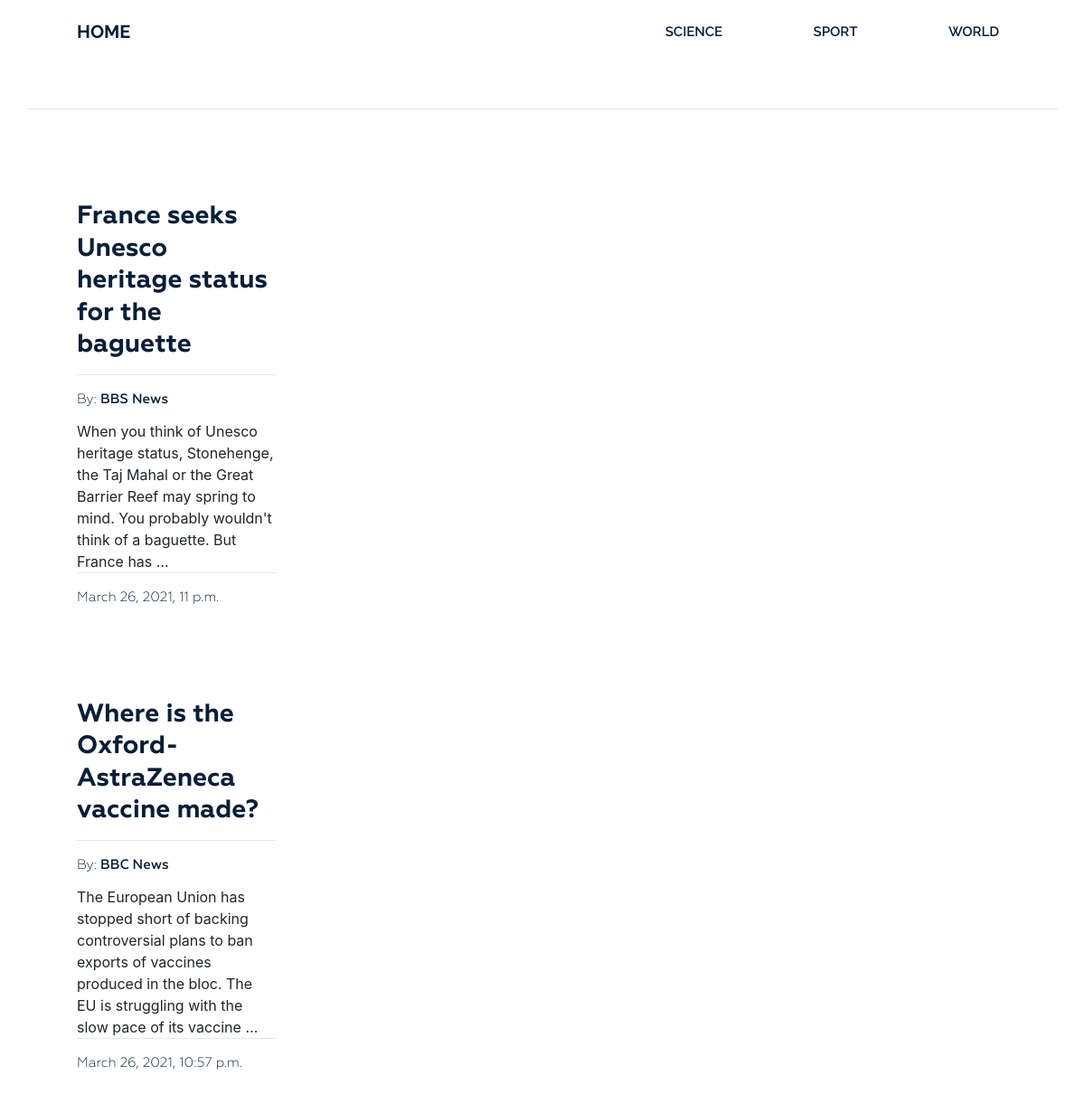
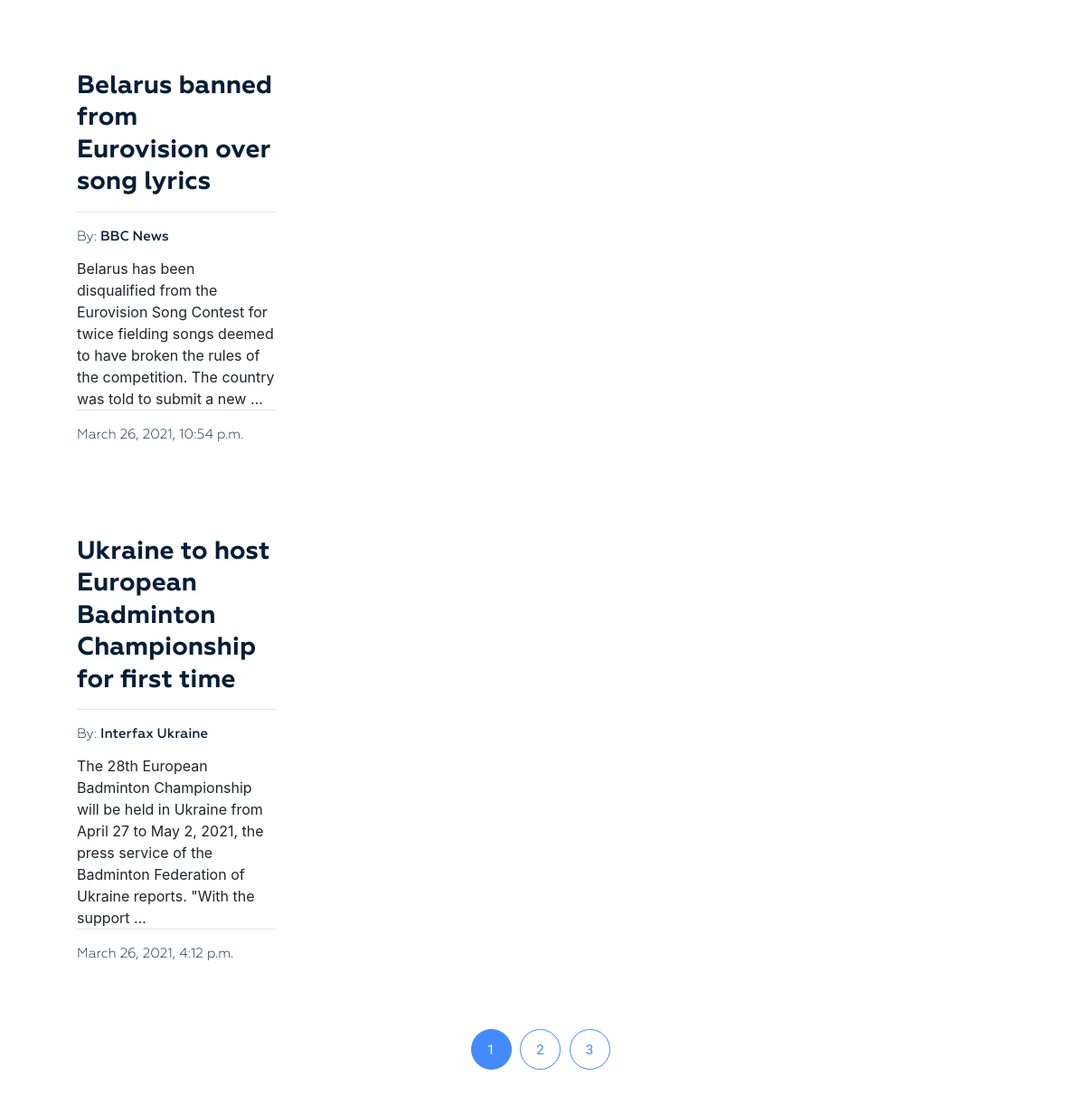
The page / on the database its author committed (2 pictures, top to bottom).
### blog/models.py (models this page shows, shortened)
class Category(models.Model):
    name = models.CharField(max_length=100)
    slug = models.SlugField(max_length=100, verbose_name='Url category', unique=True)
    def get_absolute_url(self):
        return reverse('category', kwargs={"slug": self.slug})
    class Meta:
        verbose_name = 'Category'
        verbose_name_plural = 'Categories'
        ordering = ['name']

class News(models.Model):
    name = models.CharField(max_length=255)
    slug = models.SlugField(max_length=255, verbose_name='Url news', unique=True)
    details = models.TextField()
    author = models.CharField(max_length=150)
    image = models.ImageField(upload_to='images/%Y/%m/%d', blank=True)
    date = models.DateTimeField(auto_now_add=True)
    views = models.IntegerField(default=0)
    tags = models.ManyToManyField(Tag, blank=True, related_name='news')
    category = models.ForeignKey(Category, on_delete=models.PROTECT, related_name='news')
    def get_absolute_url(self):
        return reverse('news', kwargs={"slug": self.slug})
    class Meta:
        verbose_name = 'News'
        verbose_name_plural = 'News'
        ordering = ['-date']

### blog/views.py (the view)
# urls.py: path('', HomeView.as_view(), name='home'),
class HomeView(ListView):
    model = News
    template_name = 'blog/index.html'
    context_object_name = 'news'
    paginate_by = 4
    def get_context_data(self, *, object_list=None, **kwargs):
        context = super().get_context_data(**kwargs)
        context['name'] = 'Blog news'
        return context

### blog/templatetags/menu.py (called while the page is built)
@register.inclusion_tag('blog/menu.html')
def get_menu():
    categories = Category.objects.all()
    return {'categories': categories, }

### blog/templates/blog/index.html (shortened to what this page needs)
{% extends 'blog/base.html' %}
{% load static %}
{% block content %}
 <section class="blog-post-area">
            <div class="container">
                <div class="row">
                    <div class="border-top">
                        <div class="blog-post-area-style">
                            {% for item in news %}
                                <div class="col-md-3">
                                    <div class="single-post">
                                        <h3><a href="{{ item.get_absolute_url }}">{{ item.name }}</a></h3>
                                        <h4><span>By: <span class="author-name">{{ item.author }}</span></span>
                                        </h4>
                                        {{ item.details|truncatewords_html:30 }}
                                        <h4><span>{{ item.date}}</span></h4>
                                    </div>
                                </div>
                            {% endfor %}
                        </div>
                    </div>
                </div>
            </div>
            {% if page_obj.has_other_pages %}
            <div class="pegination">
                <div class="nav-links">
                    {% for p in page_obj.paginator.page_range %}
                        {% if page_obj.number == p %}
                            <span class="page-numbers current">{{ p }}</span>
                        {% else %}
                            <a class="page-numbers" href="?page={{ p }}">{{ p }}</a>
                        {% endif %}
                    {% endfor %}
                </div>
            </div>
            {% endif %}
        </section>
{% endblock %}

### blog/templates/blog/base.html (shortened to what this page needs)
{% load static %}
<!DOCTYPE html>
<html lang="en">
<head>
    <link rel="stylesheet" href="{% static 'css/bootstrap.css' %}">
    <link rel="stylesheet" href="{% static 'css/font-awesome.min.css' %}">
    <link rel="stylesheet" href="{% static 'css/owl.carousel.min.css' %}">
    <link rel="stylesheet" href="{% static 'css/owl.theme.default.min.css' %}">
    <link rel="stylesheet" href="{% static 'style.css' %}">
    <link rel="stylesheet" href="{% static 'responsive.css' %}">
</head>
<body>
    <div class="wrapper">
         {% include 'blog/header.html' %}
        {% block content %} {% endblock %}
    </div>
</body>
</html>

### blog/templates/blog/header.html
{% load menu %}
<header class="header">
    <div class="container">
        <div class="row">
            <div class="col-md-2">
                <div class="logo">
                    <h2><a href="{% url 'home' %}">Home</a></h2>
                </div>
            </div>
            <div class="col-md-10">
                {% get_menu %}
            </div>
        </div>
    </div>
</header>

### blog/templates/blog/menu.html
<div class="menu">
    <ul>
        {% for item in categories %}
            <li><a href="{{ item.get_absolute_url }}">{{ item.name }}</a></li>
        {% endfor %}
    </ul>
</div>

### ProjectBlog/static/style.css (style rules this page uses)
.wrapper header.header .logo h2 { margin: 0 0 0 40px; padding: 0; }
.wrapper header.header .logo h2 a { color: #061e37; font-family: "Raleway", sans-serif; font-size: 20px; font-weight: 700; text-decoration: none; line-height: 70px; padding: 22px 0; text-transform: uppercase; }
.wrapper header.header .menu { margin: 0 }
.wrapper header.header .menu ul { float: right; margin: 0; padding: 0; margin-right: 4px; }
.wrapper header.header .menu ul li { display: inline-block; list-style: outside none none; margin: 0 -4px 0 0; }
.wrapper header.header .menu ul li a { color: rgb(6, 30, 55); font-family: "Raleway", sans-serif; font-size: 15px; font-weight: 600; line-height: 70px; padding: 26px 50px; text-decoration: none; text-transform: uppercase; }
section.blog-post-area { margin-top: 50px; }
section.blog-post-area .single-post { padding-right: 20px; margin: 100px 0px 0px; }
section.blog-post-area h4 span { font-family: Geometria; font-weight: 400; font-size: 15px; color: #061e37; text-decoration: none; }
section.blog-post-area h4 span.author-name { font-weight: 500; }
.blog-post-area .single-post h3 a { font-family: Geometria; font-size: 28px; font-weight: 700; text-decoration: none; color: #061e37; }
.blog-post-area .single-post h4 { margin-bottom: 12px; padding-top: 10px; position: relative; }
.blog-post-area .single-post h4::before { background: #e6e6e6 none repeat scroll 0 0; content: ""; height: 1px; position: absolute; top: 0; width: 100%; }
.blog-post-area .single-post h3 { margin: 25px 0 15px; }
.blog-post-area .pegination { margin-top: 60px; margin-bottom: 60px; }
.blog-post-area .pegination .nav-links { margin: 0; padding: 0; text-align: center; }
.blog-post-area .pegination .nav-links .page-numbers { border: 1px solid #448aff; border-radius: 50%; color: #448aff; display: inline-block; font-family: "Roboto", sans-serif; font-size: 15px; font-weight: 400; height: 45px; line-height: 45px; list-style: outside none none; margin-right: 5px; text-align: center; width: 45px; }
.blog-post-area .blog-post-area-style { margin: 0 20px 0 40px; }
.blog-post-area .pegination .nav-links .page-numbers.current { background: #448aff; color: #fff; }
.blog-post-area .pegination .nav-links a { text-decoration: none; }

### rows shown on the page
Category: name "SCIENCE"
Category: name "SPORT"
Category: name "WORLD"
News: name "France seeks Unesco heritage status for the baguette", author "BBS News", details "When you think of Unesco heritage status, Stonehenge, the Taj Mahal or the Great Barrier Reef may spring to mind. You probably wouldn't think of a baguette. But France has …", date "March 26, 2021, 11 p.m."
News: name "Where is the Oxford-AstraZeneca vaccine made?", author "BBC News", details "The European Union has stopped short of backing controversial plans to ban exports of vaccines produced in the bloc. The EU is struggling with the slow pace of its vaccine …", date "March 26, 2021, 10:57 p.m."
News: name "Belarus banned from Eurovision over song lyrics", author "BBC News", details "Belarus has been disqualified from the Eurovision Song Contest for twice fielding songs deemed to have broken the rules of the competition. The country was told to submit a new …", date "March 26, 2021, 10:54 p.m."
News: name "Ukraine to host European Badminton Championship for first time", author "Interfax Ukraine", details "The 28th European Badminton Championship will be held in Ukraine from April 27 to May 2, 2021, the press service of the Badminton Federation of Ukraine reports. \"With the support …", date "March 26, 2021, 4:12 p.m."

### other values the page prints
{{ p }} "1"
{{ p }} "2" "3"
